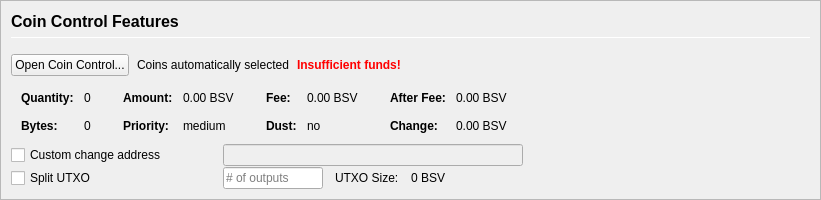
         <widget class="QFrame" name="frameCoinControl">
          <property name="sizePolicy">
           <sizepolicy hsizetype="Expanding" vsizetype="Expanding">
            <horstretch>0</horstretch>
            <verstretch>0</verstretch>
           </sizepolicy>
          </property>
          <property name="maximumSize">
           <size>
            <width>16777215</width>
            <height>16777215</height>
           </size>
          </property>
          <property name="frameShape">
           <enum>QFrame::StyledPanel</enum>
          </property>
          <property name="frameShadow">
           <enum>QFrame::Sunken</enum>
          </property>
          <layout class="QVBoxLayout" name="verticalLayoutCoinControl2">
           <property name="spacing">
            <number>0</number>
           </property>
           <property name="leftMargin">
            <number>0</number>
           </property>
           <property name="topMargin">
            <number>0</number>
           </property>
           <property name="rightMargin">
            <number>0</number>
           </property>
           <property name="bottomMargin">
            <number>0</number>
           </property>
           <item>
            <widget class="QFrame" name="frameCoinControl_BG">
             <layout class="QVBoxLayout" name="verticalLayoutCoinControl" stretch="0,0,0,0,0,0">
              <property name="spacing">
               <number>1</number>
              </property>
              <property name="leftMargin">
               <number>10</number>
              </property>
              <property name="topMargin">
               <number>10</number>
              </property>
              <item>
               <layout class="QHBoxLayout" name="horizontalLayoutCoinControl1">
                <property name="bottomMargin">
                 <number>15</number>
                </property>
                <item>
                 <layout class="QVBoxLayout" name="verticalLayout_3">
                  <property name="spacing">
                   <number>6</number>
                  </property>
                  <item>
                   <widget class="QLabel" name="labelCoinControlFeatures">
                    <property name="sizePolicy">
                     <sizepolicy hsizetype="Preferred" vsizetype="Maximum">
                      <horstretch>0</horstretch>
                      <verstretch>0</verstretch>
                     </sizepolicy>
                    </property>
                    <property name="minimumSize">
                     <size>
                      <width>0</width>
                      <height>20</height>
                     </size>
                    </property>
                    <property name="font">
                     <font>
                      <pointsize>12</pointsize>
                      <weight>75</weight>
                      <bold>true</bold>
                     </font>
                    </property>
                    <property name="styleSheet">
                     <string notr="true">font-weight:bold;</string>
                    </property>
                    <property name="text">
                     <string>Coin Control Features</string>
                    </property>
                   </widget>
                  </item>
                  <item>
                   <widget class="Line" name="line">
                    <property name="minimumSize">
                     <size>
                      <width>0</width>
                      <height>1</height>
                     </size>
                    </property>
                    <property name="maximumSize">
                     <size>
                      <width>16777215</width>
                      <height>1</height>
                     </size>
                    </property>
                    <property name="orientation">
                     <enum>Qt::Horizontal</enum>
                    </property>
                   </widget>
                  </item>
                 </layout>
                </item>
               </layout>
              </item>
              <item>
               <layout class="QHBoxLayout" name="horizontalLayoutCoinControl2" stretch="0,0,0,0">
                <property name="spacing">
                 <number>8</number>
                </property>
                <property name="bottomMargin">
                 <number>10</number>
                </property>
                <item>
                 <widget class="QPushButton" name="pushButtonCoinControl">
                  <property name="styleSheet">
                   <string notr="true"/>
                  </property>
                  <property name="text">
                   <string>Open Coin Control...</string>
                  </property>
                  <property name="autoDefault">
                   <bool>false</bool>
                  </property>
                 </widget>
                </item>
                <item>
                 <widget class="QLabel" name="labelCoinControlAutomaticallySelected">
                  <property name="text">
                   <string>Coins automatically selected</string>
                  </property>
                  <property name="margin">
                   <number>5</number>
                  </property>
                 </widget>
                </item>
                <item>
                 <widget class="QLabel" name="labelCoinControlInsuffFunds">
                  <property name="font">
                   <font>
                    <weight>75</weight>
                    <bold>true</bold>
                   </font>
                  </property>
                  <property name="styleSheet">
                   <string notr="true">color:red;font-weight:bold;</string>
                  </property>
                  <property name="text">
                   <string>Insufficient funds!</string>
                  </property>
                  <property name="margin">
                   <number>5</number>
                  </property>
                 </widget>
                </item>
                <item>
                 <spacer name="horizontalSpacerCoinControl">
                  <property name="orientation">
                   <enum>Qt::Horizontal</enum>
                  </property>
                  <property name="sizeHint" stdset="0">
                   <size>
                    <width>40</width>
                    <height>1</height>
                   </size>
                  </property>
                 </spacer>
                </item>
               </layout>
              </item>
              <item>
               <widget class="QWidget" name="widgetCoinControl" native="true">
                <property name="sizePolicy">
                 <sizepolicy hsizetype="Preferred" vsizetype="Preferred">
                  <horstretch>0</horstretch>
                  <verstretch>0</verstretch>
                 </sizepolicy>
                </property>
                <property name="minimumSize">
                 <size>
                  <width>0</width>
                  <height>0</height>
                 </size>
                </property>
                <property name="styleSheet">
                 <string notr="true"/>
                </property>
                <layout class="QHBoxLayout" name="horizontalLayoutCoinControl5">
                 <property name="leftMargin">
                  <number>0</number>
                 </property>
                 <property name="topMargin">
                  <number>0</number>
                 </property>
                 <property name="rightMargin">
                  <number>0</number>
                 </property>
                 <property name="bottomMargin">
                  <number>0</number>
                 </property>
                 <item>
                  <layout class="QHBoxLayout" name="horizontalLayoutCoinControl3" stretch="0,0,0,1">
                   <property name="spacing">
                    <number>20</number>
                   </property>
                   <property name="topMargin">
                    <number>0</number>
                   </property>
                   <property name="bottomMargin">
                    <number>10</number>
                   </property>
                   <item>
                    <layout class="QFormLayout" name="formLayoutCoinControl1">
                     <property name="horizontalSpacing">
                      <number>10</number>
                     </property>
                     <property name="verticalSpacing">
                      <number>14</number>
                     </property>
                     <property name="leftMargin">
                      <number>10</number>
                     </property>
                     <property name="topMargin">
                      <number>4</number>
                     </property>
                     <property name="rightMargin">
                      <number>6</number>
                     </property>
                     <item row="0" column="0">
                      <widget class="QLabel" name="labelCoinControlQuantityText">
                       <property name="font">
                        <font>
                         <weight>75</weight>
                         <bold>true</bold>
                        </font>
                       </property>
                       <property name="text">
                        <string>Quantity:</string>
                       </property>
                       <property name="margin">
                        <number>0</number>
                       </property>
                      </widget>
                     </item>
                     <item row="0" column="1">
                      <widget class="QLabel" name="labelCoinControlQuantity">
                       <property name="cursor">
                        <cursorShape>IBeamCursor</cursorShape>
                       </property>
                       <property name="contextMenuPolicy">
                        <enum>Qt::ActionsContextMenu</enum>
                       </property>
                       <property name="text">
                        <string notr="true">0</string>
                       </property>
                       <property name="margin">
                        <number>0</number>
                       </property>
                       <property name="textInteractionFlags">
                        <set>Qt::LinksAccessibleByMouse|Qt::TextSelectableByKeyboard|Qt::TextSelectableByMouse</set>
                       </property>
                      </widget>
                     </item>
                     <item row="1" column="0">
                      <widget class="QLabel" name="labelCoinControlBytesText">
                       <property name="font">
                        <font>
                         <weight>75</weight>
                         <bold>true</bold>
                        </font>
                       </property>
                       <property name="text">
                        <string>Bytes:</string>
                       </property>
                      </widget>
                     </item>
                     <item row="1" column="1">
                      <widget class="QLabel" name="labelCoinControlBytes">
                       <property name="cursor">
                        <cursorShape>IBeamCursor</cursorShape>
                       </property>
                       <property name="contextMenuPolicy">
                        <enum>Qt::ActionsContextMenu</enum>
                       </property>
                       <property name="text">
                        <string notr="true">0</string>
                       </property>
                       <property name="textInteractionFlags">
                        <set>Qt::LinksAccessibleByMouse|Qt::TextSelectableByKeyboard|Qt::TextSelectableByMouse</set>
                       </property>
                      </widget>
                     </item>
                    </layout>
                   </item>
                   <item>
                    <layout class="QFormLayout" name="formLayoutCoinControl2">
                     <property name="horizontalSpacing">
                      <number>10</number>
                     </property>
                     <property name="verticalSpacing">
                      <number>14</number>
                     </property>
                     <property name="leftMargin">
                      <number>6</number>
                     </property>
                     <property name="topMargin">
                      <number>4</number>
                     </property>
                     <property name="rightMargin">
                      <number>6</number>
                     </property>
                     <item row="0" column="0">
                      <widget class="QLabel" name="labelCoinControlAmountText">
                       <property name="font">
                        <font>
                         <weight>75</weight>
                         <bold>true</bold>
                        </font>
                       </property>
                       <property name="text">
                        <string>Amount:</string>
                       </property>
                       <property name="margin">
                        <number>0</number>
                       </property>
                      </widget>
                     </item>
                     <item row="0" column="1">
                      <widget class="QLabel" name="labelCoinControlAmount">
                       <property name="cursor">
                        <cursorShape>IBeamCursor</cursorShape>
                       </property>
                       <property name="contextMenuPolicy">
                        <enum>Qt::ActionsContextMenu</enum>
                       </property>
                       <property name="text">
                        <string notr="true">0.00 BSV</string>
                       </property>
                       <property name="textInteractionFlags">
                        <set>Qt::LinksAccessibleByMouse|Qt::TextSelectableByKeyboard|Qt::TextSelectableByMouse</set>
                       </property>
                      </widget>
                     </item>
                     <item row="1" column="0">
                      <widget class="QLabel" name="labelCoinControlPriorityText">
                       <property name="font">
                        <font>
                         <weight>75</weight>
                         <bold>true</bold>
                        </font>
                       </property>
                       <property name="text">
                        <string>Priority:</string>
                       </property>
                      </widget>
                     </item>
                     <item row="1" column="1">
                      <widget class="QLabel" name="labelCoinControlPriority">
                       <property name="cursor">
                        <cursorShape>IBeamCursor</cursorShape>
                       </property>
                       <property name="contextMenuPolicy">
                        <enum>Qt::ActionsContextMenu</enum>
                       </property>
                       <property name="text">
                        <string>medium</string>
                       </property>
                       <property name="textInteractionFlags">
                        <set>Qt::LinksAccessibleByMouse|Qt::TextSelectableByKeyboard|Qt::TextSelectableByMouse</set>
                       </property>
                      </widget>
                     </item>
                    </layout>
                   </item>
                   <item>
                    <layout class="QFormLayout" name="formLayoutCoinControl3">
                     <property name="horizontalSpacing">
                      <number>10</number>
                     </property>
                     <property name="verticalSpacing">
                      <number>14</number>
                     </property>
                     <property name="leftMargin">
                      <number>6</number>
                     </property>
                     <property name="topMargin">
                      <number>4</number>
                     </property>
                     <property name="rightMargin">
                      <number>6</number>
                     </property>
                     <item row="0" column="0">
                      <widget class="QLabel" name="labelCoinControlFeeText">
                       <property name="font">
                        <font>
                         <weight>75</weight>
                         <bold>true</bold>
                        </font>
                       </property>
                       <property name="text">
                        <string>Fee:</string>
                       </property>
                       <property name="margin">
                        <number>0</number>
                       </property>
                      </widget>
                     </item>
                     <item row="0" column="1">
                      <widget class="QLabel" name="labelCoinControlFee">
                       <property name="cursor">
                        <cursorShape>IBeamCursor</cursorShape>
                       </property>
                       <property name="contextMenuPolicy">
                        <enum>Qt::ActionsContextMenu</enum>
                       </property>
                       <property name="text">
                        <string notr="true">0.00 BSV</string>
                       </property>
                       <property name="textInteractionFlags">
                        <set>Qt::LinksAccessibleByMouse|Qt::TextSelectableByKeyboard|Qt::TextSelectableByMouse</set>
                       </property>
                      </widget>
                     </item>
                     <item row="1" column="0">
                      <widget class="QLabel" name="labelCoinControlLowOutputText">
                       <property name="font">
                        <font>
                         <weight>75</weight>
                         <bold>true</bold>
                        </font>
                       </property>
                       <property name="text">
                        <string>Dust:</string>
                       </property>
                      </widget>
                     </item>
                     <item row="1" column="1">
                      <widget class="QLabel" name="labelCoinControlLowOutput">
                       <property name="cursor">
                        <cursorShape>IBeamCursor</cursorShape>
                       </property>
                       <property name="contextMenuPolicy">
                        <enum>Qt::ActionsContextMenu</enum>
                       </property>
                       <property name="text">
                        <string>no</string>
                       </property>
                       <property name="textInteractionFlags">
                        <set>Qt::LinksAccessibleByMouse|Qt::TextSelectableByKeyboard|Qt::TextSelectableByMouse</set>
                       </property>
                      </widget>
                     </item>
                    </layout>
                   </item>
                   <item>
                    <layout class="QFormLayout" name="formLayoutCoinControl4">
                     <property name="horizontalSpacing">
                      <number>10</number>
                     </property>
                     <property name="verticalSpacing">
                      <number>14</number>
                     </property>
                     <property name="leftMargin">
                      <number>6</number>
                     </property>
                     <property name="topMargin">
                      <number>4</number>
                     </property>
                     <property name="rightMargin">
                      <number>6</number>
                     </property>
                     <item row="0" column="0">
                      <widget class="QLabel" name="labelCoinControlAfterFeeText">
                       <property name="font">
                        <font>
                         <weight>75</weight>
                         <bold>true</bold>
                        </font>
                       </property>
                       <property name="text">
                        <string>After Fee:</string>
                       </property>
                       <property name="margin">
                        <number>0</number>
                       </property>
                      </widget>
                     </item>
                     <item row="0" column="1">
                      <widget class="QLabel" name="labelCoinControlAfterFee">
                       <property name="cursor">
                        <cursorShape>IBeamCursor</cursorShape>
                       </property>
                       <property name="contextMenuPolicy">
                        <enum>Qt::ActionsContextMenu</enum>
                       </property>
                       <property name="text">
                        <string notr="true">0.00 BSV</string>
                       </property>
                       <property name="textInteractionFlags">
                        <set>Qt::LinksAccessibleByMouse|Qt::TextSelectableByKeyboard|Qt::TextSelectableByMouse</set>
                       </property>
                      </widget>
                     </item>
                     <item row="1" column="0">
                      <widget class="QLabel" name="labelCoinControlChangeText">
                       <property name="font">
                        <font>
                         <weight>75</weight>
                         <bold>true</bold>
                        </font>
                       </property>
                       <property name="text">
                        <string>Change:</string>
                       </property>
                      </widget>
                     </item>
                     <item row="1" column="1">
                      <widget class="QLabel" name="labelCoinControlChange">
                       <property name="cursor">
                        <cursorShape>IBeamCursor</cursorShape>
                       </property>
                       <property name="contextMenuPolicy">
                        <enum>Qt::ActionsContextMenu</enum>
                       </property>
                       <property name="text">
                        <string notr="true">0.00 BSV</string>
                       </property>
                       <property name="textInteractionFlags">
                        <set>Qt::LinksAccessibleByMouse|Qt::TextSelectableByKeyboard|Qt::TextSelectableByMouse</set>
                       </property>
                      </widget>
                     </item>
                    </layout>
                   </item>
                  </layout>
                 </item>
                </layout>
               </widget>
              </item>
              <item>
               <layout class="QHBoxLayout" name="horizontalLayoutCoinControl4">
                <property name="spacing">
                 <number>12</number>
                </property>
                <property name="sizeConstraint">
                 <enum>QLayout::SetDefaultConstraint</enum>
                </property>
                <property name="topMargin">
                 <number>0</number>
                </property>
                <property name="rightMargin">
                 <number>0</number>
                </property>
                <item>
                 <widget class="QCheckBox" name="checkBoxCoinControlChange">
                  <property name="sizePolicy">
                   <sizepolicy hsizetype="Preferred" vsizetype="Preferred">
                    <horstretch>0</horstretch>
                    <verstretch>0</verstretch>
                   </sizepolicy>
                  </property>
                  <property name="minimumSize">
                   <size>
                    <width>200</width>
                    <height>0</height>
                   </size>
                  </property>
                  <property name="maximumSize">
                   <size>
                    <width>200</width>
                    <height>16777215</height>
                   </size>
                  </property>
                  <property name="toolTip">
                   <string>If this is activated, but the change address is empty or invalid, change will be sent to a newly generated address.</string>
                  </property>
                  <property name="text">
                   <string>Custom change address</string>
                  </property>
                 </widget>
                </item>
                <item>
                 <widget class="QValidatedLineEdit" name="lineEditCoinControlChange">
                  <property name="enabled">
                   <bool>false</bool>
                  </property>
                  <property name="sizePolicy">
                   <sizepolicy hsizetype="Preferred" vsizetype="Preferred">
                    <horstretch>0</horstretch>
                    <verstretch>0</verstretch>
                   </sizepolicy>
                  </property>
                  <property name="minimumSize">
                   <size>
                    <width>300</width>
                    <height>0</height>
                   </size>
                  </property>
                 </widget>
                </item>
                <item>
                 <widget class="QLabel" name="labelCoinControlChangeLabel">
                  <property name="sizePolicy">
                   <sizepolicy hsizetype="Preferred" vsizetype="Preferred">
                    <horstretch>0</horstretch>
                    <verstretch>0</verstretch>
                   </sizepolicy>
                  </property>
                  <property name="minimumSize">
                   <size>
                    <width>100</width>
                    <height>0</height>
                   </size>
                  </property>
                  <property name="text">
                   <string/>
                  </property>
                  <property name="margin">
                   <number>3</number>
                  </property>
                 </widget>
                </item>
               </layout>
              </item>
              <item>
               <layout class="QHBoxLayout" name="horizontalLayoutCoinControl6">
                <property name="spacing">
                 <number>12</number>
                </property>
                <property name="rightMargin">
                 <number>0</number>
                </property>
                <item>
                 <widget class="QCheckBox" name="splitBlockCheckBox">
                  <property name="sizePolicy">
                   <sizepolicy hsizetype="Preferred" vsizetype="Preferred">
                    <horstretch>0</horstretch>
                    <verstretch>0</verstretch>
                   </sizepolicy>
                  </property>
                  <property name="minimumSize">
                   <size>
                    <width>200</width>
                    <height>0</height>
                   </size>
                  </property>
                  <property name="maximumSize">
                   <size>
                    <width>200</width>
                    <height>16777215</height>
                   </size>
                  </property>
                  <property name="text">
                   <string>Split UTXO</string>
                  </property>
                 </widget>
                </item>
                <item>
                 <widget class="QLineEdit" name="splitBlockLineEdit">
                  <property name="sizePolicy">
                   <sizepolicy hsizetype="Preferred" vsizetype="Preferred">
                    <horstretch>50</horstretch>
                    <verstretch>0</verstretch>
                   </sizepolicy>
                  </property>
                  <property name="minimumSize">
                   <size>
                    <width>100</width>
                    <height>0</height>
                   </size>
                  </property>
                  <property name="maximumSize">
                   <size>
                    <width>100</width>
                    <height>16777215</height>
                   </size>
                  </property>
                  <property name="placeholderText">
                   <string># of outputs</string>
                  </property>
                 </widget>
                </item>
                <item>
                 <widget class="QLabel" name="labelBlockSizeText">
                  <property name="text">
                   <string>UTXO Size:</string>
                  </property>
                 </widget>
                </item>
                <item>
                 <widget class="QLabel" name="labelBlockSize">
                  <property name="text">
                   <string>0 BSV</string>
                  </property>
                 </widget>
                </item>
                <item>
                 <spacer name="horizontalSpacer_7">
                  <property name="orientation">
                   <enum>Qt::Horizontal</enum>
                  </property>
                  <property name="sizeHint" stdset="0">
                   <size>
                    <width>40</width>
                    <height>20</height>
                   </size>
                  </property>
                 </spacer>
                </item>
               </layout>
              </item>
              <item>
               <spacer name="verticalSpacerCoinControl">
                <property name="orientation">
                 <enum>Qt::Vertical</enum>
                </property>
                <property name="sizeHint" stdset="0">
                 <size>
                  <width>800</width>
                  <height>1</height>
                 </size>
                </property>
               </spacer>
              </item>
             </layout>
            </widget>
           </item>
          </layout>
         </widget>
